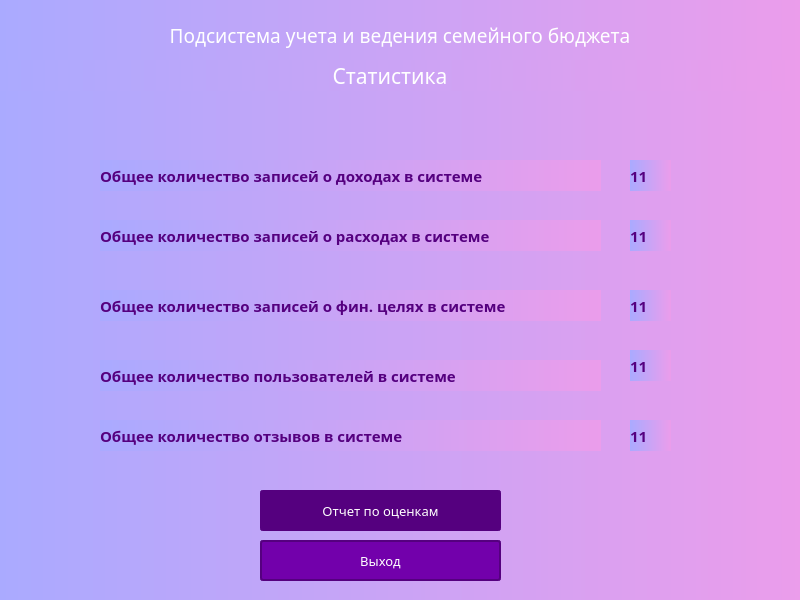
<?xml version="1.0" encoding="UTF-8"?>
<ui version="4.0">
 <class>Dialog</class>
 <widget class="QDialog" name="Dialog">
  <property name="geometry">
   <rect>
    <x>0</x>
    <y>0</y>
    <width>800</width>
    <height>600</height>
   </rect>
  </property>
  <property name="minimumSize">
   <size>
    <width>800</width>
    <height>600</height>
   </size>
  </property>
  <property name="maximumSize">
   <size>
    <width>800</width>
    <height>600</height>
   </size>
  </property>
  <property name="windowTitle">
   <string>Dialog</string>
  </property>
  <property name="styleSheet">
   <string notr="true">background-color: qlineargradient(spread:pad, x1:0, y1:0, x2:1, y2:0, stop:0 rgb(170, 170, 255), stop:1 rgb(235, 157, 235));</string>
  </property>
  <widget class="QLabel" name="label_2">
   <property name="geometry">
    <rect>
     <x>-10</x>
     <y>60</y>
     <width>800</width>
     <height>31</height>
    </rect>
   </property>
   <property name="minimumSize">
    <size>
     <width>800</width>
     <height>0</height>
    </size>
   </property>
   <property name="maximumSize">
    <size>
     <width>800</width>
     <height>16777215</height>
    </size>
   </property>
   <property name="font">
    <font>
     <family>Century Gothic</family>
     <pointsize>16</pointsize>
    </font>
   </property>
   <property name="styleSheet">
    <string notr="true">color: rgb(255, 255, 255);</string>
   </property>
   <property name="frameShadow">
    <enum>QFrame::Plain</enum>
   </property>
   <property name="text">
    <string>Статистика</string>
   </property>
   <property name="alignment">
    <set>Qt::AlignCenter</set>
   </property>
  </widget>
  <widget class="QLabel" name="label">
   <property name="geometry">
    <rect>
     <x>0</x>
     <y>20</y>
     <width>800</width>
     <height>31</height>
    </rect>
   </property>
   <property name="minimumSize">
    <size>
     <width>800</width>
     <height>0</height>
    </size>
   </property>
   <property name="maximumSize">
    <size>
     <width>800</width>
     <height>16777215</height>
    </size>
   </property>
   <property name="font">
    <font>
     <family>Century Gothic</family>
     <pointsize>14</pointsize>
    </font>
   </property>
   <property name="styleSheet">
    <string notr="true">color: rgb(255, 255, 255);</string>
   </property>
   <property name="frameShadow">
    <enum>QFrame::Plain</enum>
   </property>
   <property name="text">
    <string>Подсистема учета и ведения семейного бюджета</string>
   </property>
   <property name="alignment">
    <set>Qt::AlignCenter</set>
   </property>
  </widget>
  <widget class="QLabel" name="label_3">
   <property name="geometry">
    <rect>
     <x>100</x>
     <y>160</y>
     <width>501</width>
     <height>31</height>
    </rect>
   </property>
   <property name="font">
    <font>
     <family>Century Gothic</family>
     <pointsize>11</pointsize>
     <weight>75</weight>
     <bold>true</bold>
    </font>
   </property>
   <property name="styleSheet">
    <string notr="true">color: rgb(85, 0, 127);</string>
   </property>
   <property name="text">
    <string>Общее количество записей о доходах в системе</string>
   </property>
  </widget>
  <widget class="QLabel" name="label_4">
   <property name="geometry">
    <rect>
     <x>100</x>
     <y>220</y>
     <width>501</width>
     <height>31</height>
    </rect>
   </property>
   <property name="font">
    <font>
     <family>Century Gothic</family>
     <pointsize>11</pointsize>
     <weight>75</weight>
     <bold>true</bold>
    </font>
   </property>
   <property name="styleSheet">
    <string notr="true">color: rgb(85, 0, 127);</string>
   </property>
   <property name="text">
    <string>Общее количество записей о расходах в системе</string>
   </property>
  </widget>
  <widget class="QLabel" name="label_5">
   <property name="geometry">
    <rect>
     <x>100</x>
     <y>290</y>
     <width>501</width>
     <height>31</height>
    </rect>
   </property>
   <property name="font">
    <font>
     <family>Century Gothic</family>
     <pointsize>11</pointsize>
     <weight>75</weight>
     <bold>true</bold>
    </font>
   </property>
   <property name="styleSheet">
    <string notr="true">color: rgb(85, 0, 127);</string>
   </property>
   <property name="text">
    <string>Общее количество записей о фин. целях в системе</string>
   </property>
  </widget>
  <widget class="QLabel" name="label_6">
   <property name="geometry">
    <rect>
     <x>100</x>
     <y>360</y>
     <width>501</width>
     <height>31</height>
    </rect>
   </property>
   <property name="font">
    <font>
     <family>Century Gothic</family>
     <pointsize>11</pointsize>
     <weight>75</weight>
     <bold>true</bold>
    </font>
   </property>
   <property name="styleSheet">
    <string notr="true">color: rgb(85, 0, 127);</string>
   </property>
   <property name="text">
    <string>Общее количество пользователей в системе</string>
   </property>
  </widget>
  <widget class="QLabel" name="numIncomes">
   <property name="geometry">
    <rect>
     <x>630</x>
     <y>160</y>
     <width>41</width>
     <height>31</height>
    </rect>
   </property>
   <property name="font">
    <font>
     <family>Century Gothic</family>
     <pointsize>11</pointsize>
     <weight>75</weight>
     <bold>true</bold>
    </font>
   </property>
   <property name="styleSheet">
    <string notr="true">color: rgb(85, 0, 127);</string>
   </property>
   <property name="text">
    <string>11</string>
   </property>
  </widget>
  <widget class="QLabel" name="numExpenses">
   <property name="geometry">
    <rect>
     <x>630</x>
     <y>220</y>
     <width>41</width>
     <height>31</height>
    </rect>
   </property>
   <property name="font">
    <font>
     <family>Century Gothic</family>
     <pointsize>11</pointsize>
     <weight>75</weight>
     <bold>true</bold>
    </font>
   </property>
   <property name="styleSheet">
    <string notr="true">color: rgb(85, 0, 127);</string>
   </property>
   <property name="text">
    <string>11</string>
   </property>
  </widget>
  <widget class="QLabel" name="numAims">
   <property name="geometry">
    <rect>
     <x>630</x>
     <y>290</y>
     <width>41</width>
     <height>31</height>
    </rect>
   </property>
   <property name="font">
    <font>
     <family>Century Gothic</family>
     <pointsize>11</pointsize>
     <weight>75</weight>
     <bold>true</bold>
    </font>
   </property>
   <property name="styleSheet">
    <string notr="true">color: rgb(85, 0, 127);</string>
   </property>
   <property name="text">
    <string>11</string>
   </property>
  </widget>
  <widget class="QLabel" name="numUsers">
   <property name="geometry">
    <rect>
     <x>630</x>
     <y>350</y>
     <width>41</width>
     <height>31</height>
    </rect>
   </property>
   <property name="font">
    <font>
     <family>Century Gothic</family>
     <pointsize>11</pointsize>
     <weight>75</weight>
     <bold>true</bold>
    </font>
   </property>
   <property name="styleSheet">
    <string notr="true">color: rgb(85, 0, 127);</string>
   </property>
   <property name="text">
    <string>11</string>
   </property>
  </widget>
  <widget class="QLabel" name="label_11">
   <property name="geometry">
    <rect>
     <x>100</x>
     <y>420</y>
     <width>501</width>
     <height>31</height>
    </rect>
   </property>
   <property name="font">
    <font>
     <family>Century Gothic</family>
     <pointsize>11</pointsize>
     <weight>75</weight>
     <bold>true</bold>
    </font>
   </property>
   <property name="styleSheet">
    <string notr="true">color: rgb(85, 0, 127);</string>
   </property>
   <property name="text">
    <string>Общее количество отзывов в системе</string>
   </property>
  </widget>
  <widget class="QLabel" name="numFeedbacks">
   <property name="geometry">
    <rect>
     <x>630</x>
     <y>420</y>
     <width>41</width>
     <height>31</height>
    </rect>
   </property>
   <property name="font">
    <font>
     <family>Century Gothic</family>
     <pointsize>11</pointsize>
     <weight>75</weight>
     <bold>true</bold>
    </font>
   </property>
   <property name="styleSheet">
    <string notr="true">color: rgb(85, 0, 127);</string>
   </property>
   <property name="text">
    <string>11</string>
   </property>
  </widget>
  <widget class="QPushButton" name="quitBtn">
   <property name="geometry">
    <rect>
     <x>260</x>
     <y>540</y>
     <width>241</width>
     <height>41</height>
    </rect>
   </property>
   <property name="font">
    <font>
     <family>Century Gothic</family>
     <pointsize>10</pointsize>
    </font>
   </property>
   <property name="styleSheet">
    <string notr="true">QPushButton{
background-color:rgb(114, 0, 171);
border-radius: 3px;
border: 2px solid rgb(85, 0, 127);
color:rgb(255, 255, 255);
}

QPushButton::hover{
	background-color: rgb(108, 0, 162);
	border: 2px solid rgb(108, 0, 162);
}

QPushButton::pressed{
	background-color:rgb(129, 0, 193);
	border-bottom: 2px solid rgb(129, 0, 193);
	border-leftt:  2px solid rgb(129, 0, 193);
	border-right:  2px solid rgb(129, 0, 193);
}


</string>
   </property>
   <property name="text">
    <string>Выход</string>
   </property>
  </widget>
  <widget class="QPushButton" name="marksReportBtn">
   <property name="geometry">
    <rect>
     <x>260</x>
     <y>490</y>
     <width>241</width>
     <height>41</height>
    </rect>
   </property>
   <property name="font">
    <font>
     <family>Century Gothic</family>
     <pointsize>10</pointsize>
    </font>
   </property>
   <property name="styleSheet">
    <string notr="true">QPushButton{
	background-color:rgb(85, 0, 127);
border-radius: 3px;
border: 2px solid rgb(85, 0, 127);
color:rgb(255, 255, 255);
}

QPushButton::hover{
	background-color: rgb(108, 0, 162);
	border: 2px solid rgb(108, 0, 162);
}

QPushButton::pressed{
	background-color:rgb(129, 0, 193);
	border-bottom: 2px solid rgb(129, 0, 193);
	border-leftt:  2px solid rgb(129, 0, 193);
	border-right:  2px solid rgb(129, 0, 193);
}


</string>
   </property>
   <property name="text">
    <string>Отчет по оценкам</string>
   </property>
  </widget>
 </widget>
 <resources/>
 <connections/>
</ui>
